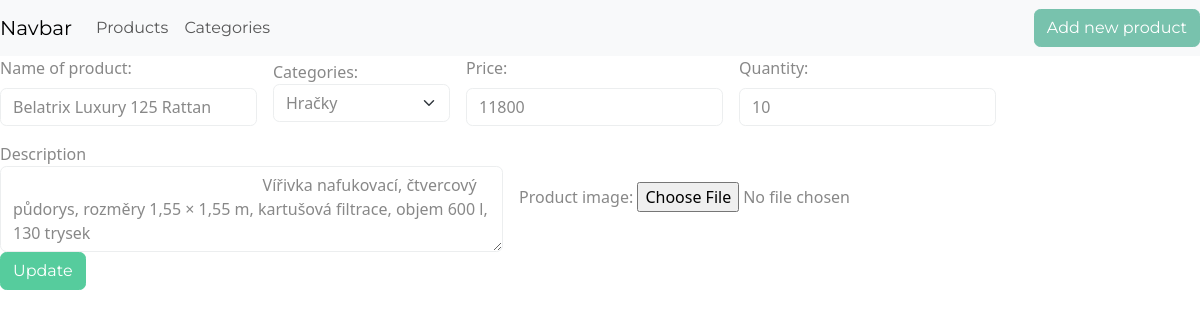
/products/productForm.php?id=3, run on the app's committed database.
### tables this page shows
CREATE TABLE `products` (
  `id` int(11) NOT NULL,
  `name` varchar(100) NOT NULL,
  `image` varchar(250) NOT NULL,
  `category_id` int(11) NOT NULL,
  `price` float NOT NULL,
  `quantity` int(11) NOT NULL,
  `description` text NOT NULL
);

### config/Connection.php (called while the page is built, shortened)
<?php
class Connection
{
    private static ?Connection $instance = null;
    private ?PDO $pdo = null;
    public static function getInstance(): static
    {
        if (is_null(static::$instance)) {
            static::$instance = new static();
        }
        return static::$instance;
    }
    public function getConnection(): PDO
    {
        if (is_null($this->pdo)) {
            $this->pdo = new PDO($_ENV['DSN'], $_ENV['USER'], $_ENV['PASSWORD']);
            $this->pdo->setAttribute(PDO::ATTR_ERRMODE, PDO::ERRMODE_EXCEPTION);
        }
        return $this->pdo;
    }
}

### src/Entity/AbstractMapper.php (called while the page is built, shortened)
<?php
abstract class AbstractMapper implements InterfaceMapper
{
    public function __construct()
    {
        $this->pdo = Connection::getInstance()->getConnection();
    }
    public function findByKey(int $id): ?DomainObject
    {
        $this->selectStatement()->execute([$id]);
        $raw = $this->selectStatement()->fetch();
        return $this->createObject($raw);
    }
    public function findAll(): ?array
    {
        $this->selectAllStatement()->execute();
        $raw = $this->selectAllStatement()->fetchAll();
        return $this->createArray($raw);
    }
}

### src/Entity/ProductsMapper.php (called while the page is built, shortened)
<?php
class ProductsMapper extends AbstractMapper
{
    private PDOStatement $selectStatement;
    public function __construct()
    {
        $this->selectStatement =
            $this->pdo->prepare("SELECT id, name, image, category_id,price,quantity,description FROM products WHERE id=?");
    }
    protected function selectStatement(): PDOStatement
    {
        return $this->selectStatement;
    }
    protected function createObject(array $raw): DomainObject
    {
        return new Product(
            (int)$raw['id'],
            $raw['name'],
            $raw['image'],
            new Category(id: $raw['category_id']),
            (float)$raw['price'],
            (int)$raw['quantity'],
            $raw['description']
        );
    }
}

### src/Model/Product.php (called while the page is built, shortened)
<?php
class Product extends DomainObject
{
    private ?string $productName;
    private ?float $price;
    private ?float $quantity;
    private ?string $description;
    public function __construct(
        ?int $id = null,
        ?string $productName = null,
        ?string $image = null,
        ?Category $category = null,
        ?float $price = null,
        ?float $quantity = null,
        ?string $description = null
    ) {
        $this->productName = $productName;
        $this->price = $price;
        $this->quantity = $quantity;
        $this->description = $description;
    }
    public function getProductName(): ?string
    {
        return $this->productName;
    }
    public function getPrice(): ?float
    {
        return $this->price;
    }
    public function getQuantity(): ?float
    {
        return $this->quantity;
    }
    public function getDescription(): ?string
    {
        return $this->description;
    }
}

### src/Entity/CategoriesMapper.php (called while the page is built, shortened)
<?php
class CategoriesMapper extends AbstractMapper
{
    private PDOStatement $selectAllStatement;
    public function __construct()
    {
        $this->selectAllStatement = $this->pdo->prepare("SELECT id, name FROM categories");
    }
    protected function selectAllStatement(): PDOStatement
    {
        return $this->selectAllStatement;
    }
    protected function createObject(array $raw): DomainObject
    {
        return new Category(
            (int)$raw['id'],
            $raw['name']
        );
    }
    protected function createArray(array $raw): array
    {
        $categories = [];
        foreach ($raw as $singleRaw) {
            $categories[] = $this->createObject($singleRaw);
        }
        return $categories;
    }
}

### src/Model/Category.php (called while the page is built, shortened)
<?php
class Category extends DomainObject
{
    private ?int $id;
    private ?string $categoryName;
    public function __construct(
        ?int $id = null,
        ?string $name = null
    ) {
        $this->id = $id;
        $this->categoryName = $name;
    }
    public function getId(): ?int
    {
        return $this->id;
    }
    public function getCategoryName(): ?string
    {
        return $this->categoryName;
    }
}

### public/products/productForm.php (the view, shortened to what this page needs)
<?php
$categoryMapper = new CategoriesMapper();
$productMapper = new ProductsMapper();
$categories = $categoryMapper->findAll();
$product = null;
if (isset($_REQUEST['id'])) {
    $id = (int)$_REQUEST['id'];
    $product = $productMapper->findByKey($id);
}
?>
<html lang="cs">
<head>
    <link rel="stylesheet" href="https://bootswatch.com/5/minty/bootstrap.min.css">
</head>
<body>
<?php require __DIR__ . '/../navbar.php'; ?>
<form id="product_form" method="post" enctype="multipart/form-data">
    <div class="row g-3 align-items-center">
        <div class="col-auto">
            <label for="pname" class="form-label">Name of product:</label>
            <input type="text" id="pname" name="product_name" class="form-control"
                   value="<?php if (is_null($product)) {
                       echo(!empty($_SESSION['product_name']) ? $_SESSION['product_name'] : '');
                   } else {
                       echo $product->getProductName();
                   } ?> ">
        </div>
        <div class="col-auto">
            <label>Categories:
                <select name="product_category" class="form-select" aria-label="Default select example">
                    <?php if (!is_null($categories)): ?>
                        <?php foreach ($categories as $category): ?>
                            <option value="<?php echo $category->getId() ?>">
                                <?php echo $category->getCategoryName(); ?></option>
                        <?php endforeach; ?>
                    <?php endif; ?>
                </select>
            </label>
        </div>
        <div class="col-auto">
            <label for="pprice" class="form-label">Price:</label>
            <input type="text" id="pprice" name="product_price" class="form-control"
                   value="<?php if (is_null($product)) {
                       echo(!empty($_SESSION['product_price']) ? $_SESSION['product_price'] : '');
                   } else {
                       echo $product->getPrice();
                   } ?>">
        </div>
        <div class="col-auto">
            <label for="pquantity" class="form-label">Quantity:</label>
            <input type="text" id="pquantity" name="product_quantity" class="form-control"
                   value="<?php if (is_null($product)) {
                       echo(!empty($_SESSION['product_quantity']) ? $_SESSION['product_quantity'] : '');
                   } else {
                       echo $product->getQuantity();
                   } ?>">
        </div>
        <div class="col-auto">
            <label>Description
                <textarea class="form-control" name="product_description" id="description" cols="50" rows="3">
                    <?php if (is_null($product)) {
                        echo(!empty($_SESSION['product_description']) ? $_SESSION['product_description'] : '');
                    } else {
                        echo $product->getDescription();
                    } ?>
                    </textarea></label>
        </div>
        <div class="col-auto">
            <label>Product image:</label>
            <input type="file"
                   name="product_image"
                   value=""/>
        </div>
    </div>
    <?php if (!isset($_REQUEST['id'])) : ?>
        <button id="product_create" type="submit" name="create_submit" class="btn btn-success">Create</button>
    <?php else: ?>
        <button id="product_update" data-id="<?php if (isset($_REQUEST['id'])) {
            echo $_REQUEST['id'];
        } ?> " type="submit" name="update_submit" class="btn btn-success">Update
        </button>
    <?php endif; ?>
</form>
</body>
</html>

### data on the page
products: product_name "Belatrix Luxury 125 Rattan", product_price "11800", product_quantity "10", product_description "Vířivka nafukovací, čtvercový půdorys, rozměry 1,55 × 1,55 m, kartušová filtrace, objem 600 l, 130 trysek"

### other printed values
form field product_category "Hračky"
